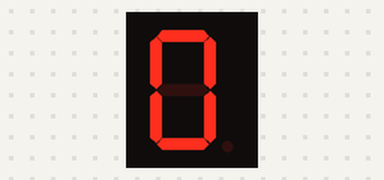
The sketch below on a simulated Arduino Uno, built with avr-gcc and run on an emulated ATmega328P. Parts: 1-digit seven-segment display. Wiring (inferred from the names in the program): 1-digit 7-segment display, segments lit when HIGH: segments pin 1, pin 2, pin 5, pin 6, pin 7, pin 3, pin 4. The segment pins are drawn as the display they are named for.

Above: at 0.1 s.
At 0.6 s:
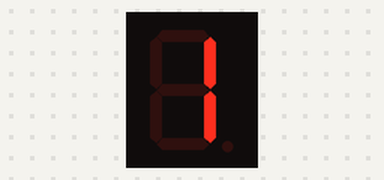
At 1.1 s:
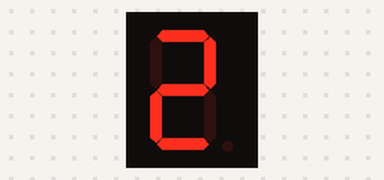
At 2.1 s:
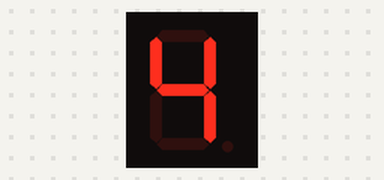
At 3.1 s:
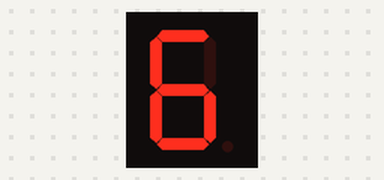
At 4.1 s:
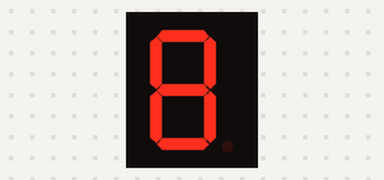

The sketch:

LED_display.ino
```cpp
int a=1;
int b=2;
int c=5;
int d=6;
int e=7;
int f=3;
int g=4;
void digitalnumber (int y){
if ( y != 1 && y != 4)
digitalWrite ( a, HIGH);
if (y != 5 && y != 6)
digitalWrite ( b, HIGH);
if (y != 2)
digitalWrite ( c, HIGH);
if ( y != 1 && y != 7 && y != 4)
  digitalWrite (d, HIGH);
if ( y !=1 && y != 3 && y != 4 && y != 5 && y != 7)
  digitalWrite (e, HIGH);
if ( y != 1 && y != 3 && y != 7  && y != 2)
  digitalWrite (f, HIGH);
if ( y != 0 && y != 1 && y != 7)
  digitalWrite (g, HIGH);
  return;
}
void digitalreset (void){
 digitalWrite ( a, LOW);
 digitalWrite ( b, LOW);
digitalWrite ( c, LOW);
digitalWrite ( d, LOW);
digitalWrite ( e, LOW);
digitalWrite ( f, LOW);
digitalWrite ( g, LOW);
}
void setup(){
pinMode ( a, OUTPUT);
pinMode (b, OUTPUT);
pinMode (c, OUTPUT);
pinMode (d, OUTPUT);
pinMode (e, OUTPUT);
pinMode (f, OUTPUT);
pinMode (g, OUTPUT);
  // put your setup code here, to run once:
}

void loop() {
  int x;
  for (x=0;x<10; x++){
    digitalnumber(x);
    delay (500);
    digitalreset();
  }
}
```

Measured:
- by itself, everything shown: repeats every 5.0 s, in 10 steps
- what the display in image 1 shows lasts 0.5 s, from 0.5 s to 1.0 s
- what the display in image 5 shows lasts 1.0 s, from 4.0 s to 5.0 s
